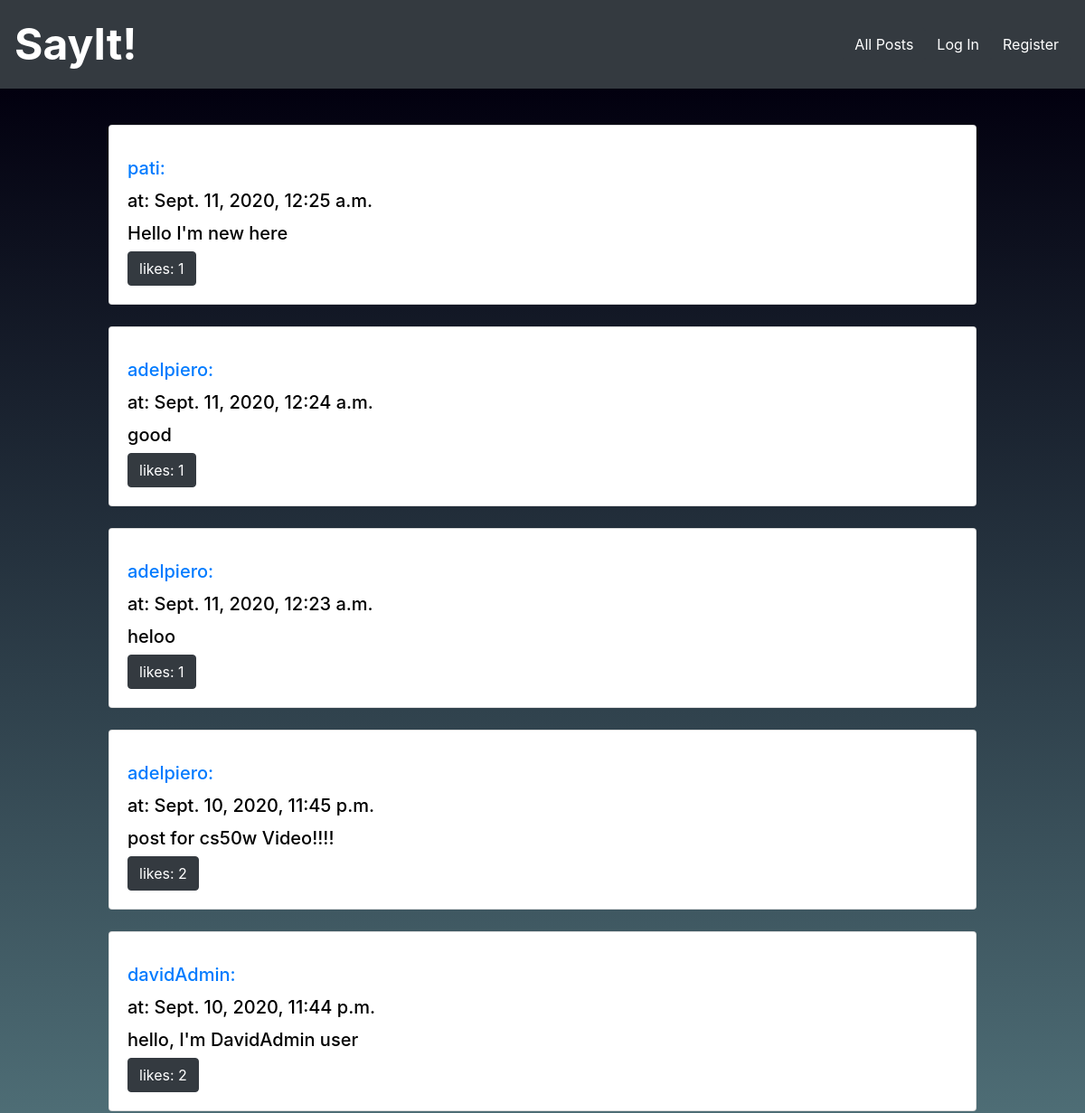
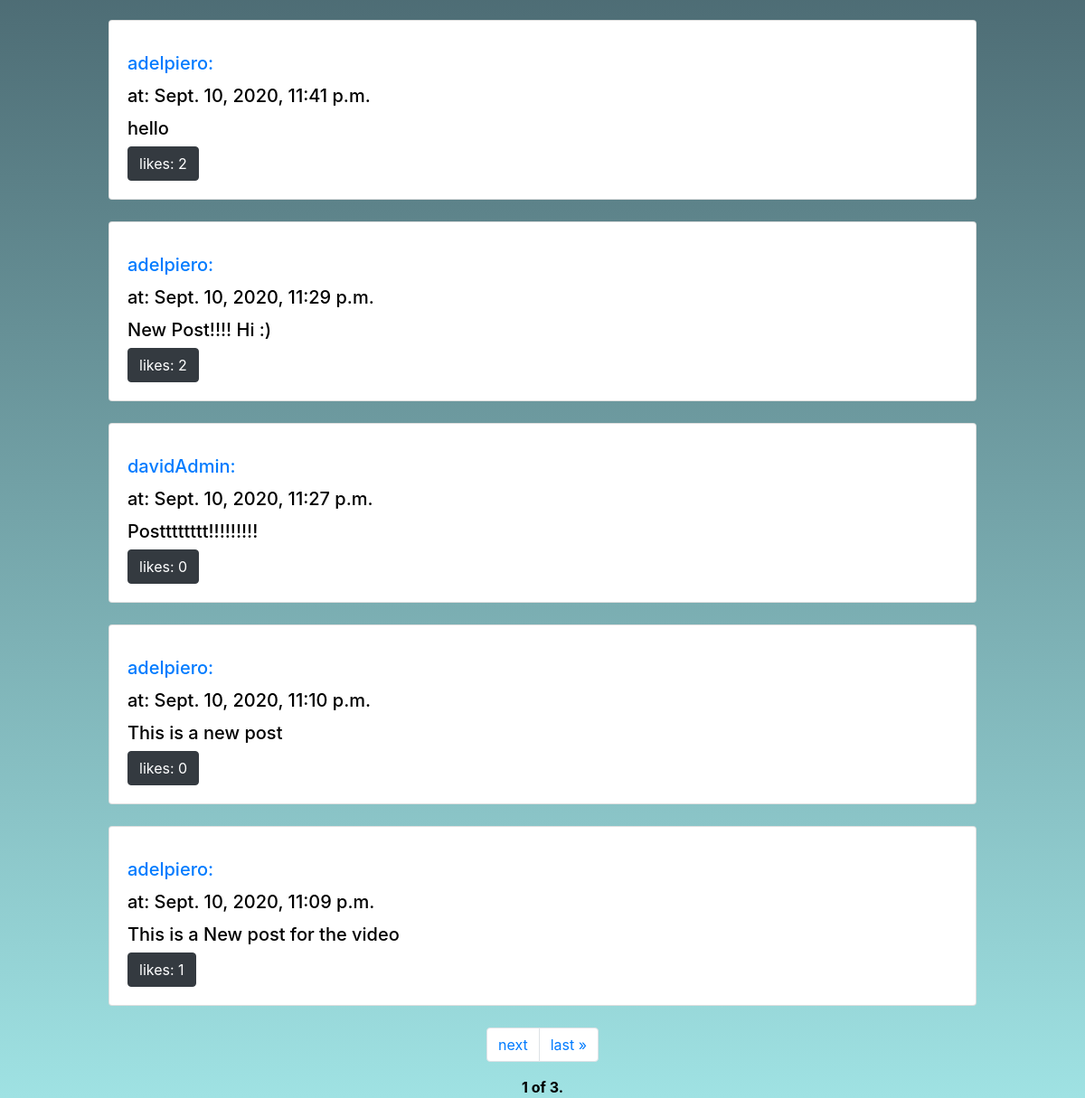
The page / on the database its author committed (2 pictures, top to bottom).
### network/models.py (models this page shows, shortened)
class Post(models.Model):
    user = models.ForeignKey(User, on_delete=models.CASCADE, related_name="posts")
    content = models.TextField()
    timestamp = models.DateTimeField(auto_now_add=True)

class User(AbstractUser):
    pass

### network/views.py (the view)
# urls.py: path("", views.index, name="index"),
def index(request):
    if request.user.is_authenticated:
        posts = Post.objects.all()
        total_posts = posts.order_by("-timestamp").all()
        paginator = Paginator(total_posts, 10) # Show 10 post per page.
        likeds={}
        total_likes={}
        for post in total_posts:
            try:
                likes=Likes.objects.get(post=post)
            except Likes.DoesNotExist:
                likes = Likes.objects.create(post=post)
            try:
                liked = Likes.objects.filter(post=post,users=request.user)
            except Likes.DoesNotExist:
                liked = False
            if not liked:
                liked=False
            likeds[post.id] = liked
            total_likes[post.id]= likes.users.all().count()
        print(total_likes)
        page_number = request.GET.get('page')
        page_obj = paginator.get_page(page_number)
        return render(request, 'network/index.html', {
            'page_obj': page_obj,
            'total_likes':total_likes,
            'likeds':likeds
        })
    else:
        posts = Post.objects.all()
        total_posts = posts.order_by("-timestamp").all()
        paginator = Paginator(total_posts, 10) # Show 10 post per page.
        likeds={}
        total_likes={}
        for post in total_posts:
            try:
                likes=Likes.objects.get(post=post)
            except Likes.DoesNotExist:
                likes = Likes.objects.create(post=post)
            total_likes[post.id]= likes.users.all().count()
        print(total_likes)
        page_number = request.GET.get('page')
        page_obj = paginator.get_page(page_number)
        return render(request, 'network/index.html', {
            'page_obj': page_obj,
            'total_likes':total_likes,
        })

### network/templates/network/index.html (shortened to what this page needs)
{% extends "network/layout.html" %}
{% load static %}
{% block body %}
<div class="all-post">
        <div class="posts-all" style="align-items: center; display: flex; flex-direction: column;">
            {% for post in page_obj %}
            <div class="card" style="width: 80vw; padding-top: 15px; " id="card-{{post.id}}">
                <div class="card-body" style="color: black; ">
                    {% if user.is_authenticated %}
                    <h5 class="card-title"><a href="{% url 'profile' post.user %}" >{{post.user}}:</a></h5>
                    {% else %}
                    <h5 class="card-title"><a href="{% url 'login' %}" >{{post.user}}:</a></h5>
                    {% endif %}
                    <h5 class="card-title">at: {{post.timestamp}}</h5>
                    <h5 class="card-text" id="content-{{post.id}}" >{{ post.content }}</h5>
                            {% for key, value in total_likes.items %}
                                {% if key == post.id %}
                                    {% if user.is_authenticated %}
                                        {% for ids, liked in likeds.items %}
                                            {% if ids == post.id %}
                                                {% if liked %}
                                                    <button class="btn btn-danger like_button" data-id="{{post.id}}" data-likes="{{value}}" id="{{post.id}}">unlike: {{value}}</button>
                                                {% else %}
                                                    <button class="btn btn-primary like_button" data-id="{{post.id}}" data-likes="{{value}}" id="{{post.id}}">like: {{value}}</button>
                                                {% endif %}
                                            {% endif %}
                                        {% endfor %}
                                    {% else %}
                                        <a class="btn btn-dark" href="{% url 'login' %}">likes: {{value}}</a>
                                    {% endif %}
                                {% endif %}
                            {% endfor %}
                </div>
            </div>
            <br>
            {% endfor %}
            <div class="pagination">
                <span class="step-links">
                    <nav aria-label="Page navigation example">
                        <ul class="pagination">
                            {% if page_obj.has_next %}
                            <li class="page-item"><a class="page-link"
                                    href="?page={{ page_obj.next_page_number }}">next</a></li>
                            <li class="page-item"><a class="page-link"
                                    href="?page={{ page_obj.paginator.num_pages }}">last &raquo;</a>
                            </li>
                            {% endif %}
                        </ul>
                    </nav>
                </span>
            </div>
            <div>
                <span class="current" style="color: black;">
                    <strong>{{ page_obj.number }} of {{ page_obj.paginator.num_pages }}.</strong>
                </span>
            </div>
        </div>
</div>
{% endblock %}

### network/templates/network/layout.html (shortened to what this page needs)
{% load static %}
<!DOCTYPE html>
<html lang="en">
<head>
    <link rel="stylesheet" href="https://stackpath.bootstrapcdn.com/bootstrap/4.4.1/css/bootstrap.min.css"
>
    <link href="{% static 'network/styles.css' %}" rel="stylesheet">
</head>
<body>
    <nav class="navbar navbar-dark bg-dark">
        <a class="navbar-brand" style="font-size: 3pc;" href="#"><strong>SayIt!</strong></a>
        <div style="align-content: flex-end; display: flex;">
            <a class="btn btn-dark" href="{% url 'index' %}">All Posts</a>
        {% if user.is_authenticated %}
            <a class="btn btn-dark" href="{% url 'profiles' %}">See Profiles</a>
            <a class="btn btn-dark" href="{% url 'following' %}">Following</a>
            <a class="btn btn-dark" href="{% url 'logout' %}">Log Out</a>
        </div>
        {% else %}
        <a class="btn btn-dark" href="{% url 'login' %}">Log In</a>
        <a class="btn btn-dark" href="{% url 'register' %}">Register</a>
        </div>
        {% endif %}
    </nav>
    <div class="body">
        {% block body %}
        {% endblock %}
    </div>
</body>
</html>

### network/templates/network/layout.html (style rules this page uses)
.body { background: rgb(159,226,227); background: linear-gradient(0deg, rgba(159,226,227,1) 0%, rgba(2,0,15,1) 100%); color: white; min-height: 600px; padding-top: 40px; }

### rows shown on the page
Post: user "pati", timestamp "Sept. 11, 2020, 12:25 a.m.", content "Hello I'm new here", total_likes "1"
Post: user "adelpiero", timestamp "Sept. 11, 2020, 12:24 a.m.", content "good", total_likes "1"
Post: user "adelpiero", timestamp "Sept. 11, 2020, 12:23 a.m.", content "heloo", total_likes "1"
Post: user "adelpiero", timestamp "Sept. 10, 2020, 11:45 p.m.", content "post for cs50w Video!!!!", total_likes "2"
Post: user "davidAdmin", timestamp "Sept. 10, 2020, 11:44 p.m.", content "hello, I'm DavidAdmin user", total_likes "2"
Post: user "adelpiero", timestamp "Sept. 10, 2020, 11:41 p.m.", content "hello", total_likes "2"
Post: user "adelpiero", timestamp "Sept. 10, 2020, 11:29 p.m.", content "New Post!!!! Hi :)", total_likes "2"
Post: user "davidAdmin", timestamp "Sept. 10, 2020, 11:27 p.m.", content "Postttttttt!!!!!!!!!", total_likes "0"
Post: user "adelpiero", timestamp "Sept. 10, 2020, 11:10 p.m.", content "This is a new post", total_likes "0"
Post: user "adelpiero", timestamp "Sept. 10, 2020, 11:09 p.m.", content "This is a New post for the video", total_likes "1"

### other values the page prints
{{ page_obj.number }} "1"
{{ page_obj.paginator.num_pages }} "3"
